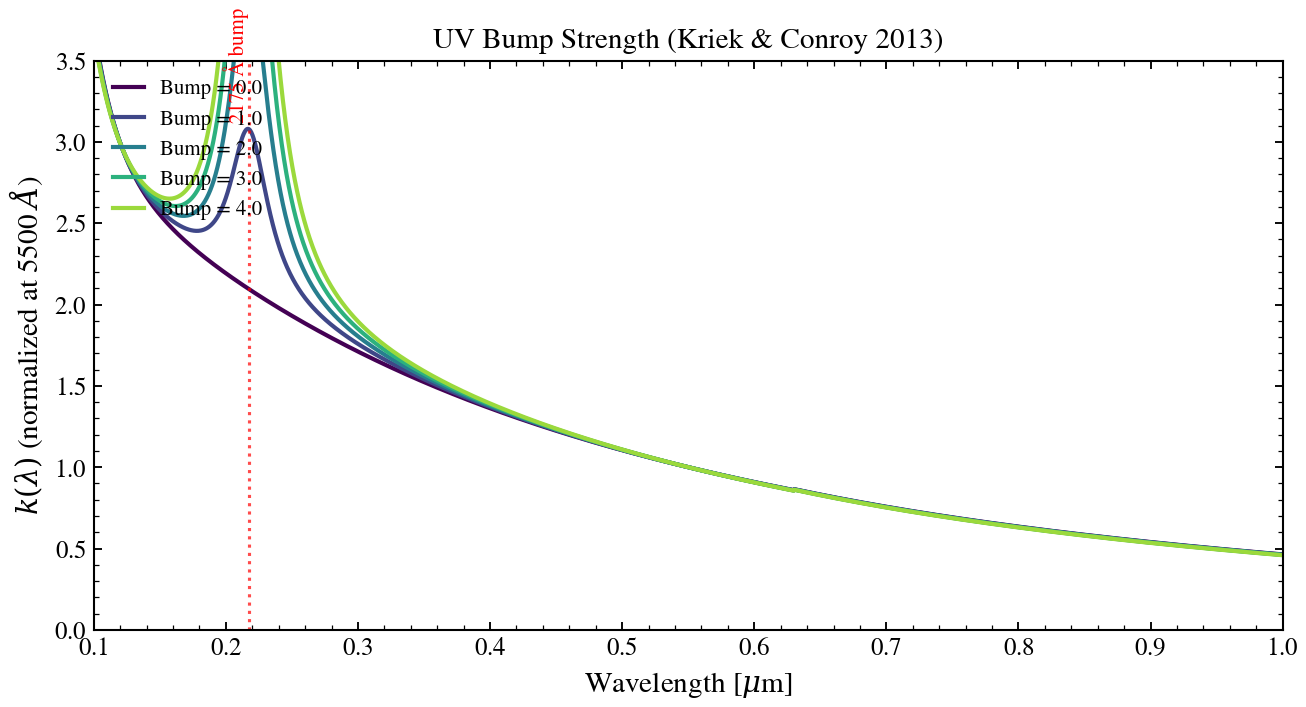

The Python source for this figure:
"""
UV Bump Strength
================

The 2175 Å UV bump (PAHs / small graphite grains) sweeps from zero
to MW-like via the Kriek & Conroy 2013 ``dust_bump_strength`` knob.
At zero the curve is a smooth power law; at MW-like values the
bump dominates the UV.

.. sphx-glr-precomputed-img:

.. image:: images/sphx_glr_plot_uv_bump_sweep_001.png
   :alt: plot_uv_bump_sweep
   :class: sphx-glr-single-img

"""

import jax.numpy as jnp
import matplotlib.pyplot as plt
import numpy as np

from tengri.dust import resolve_dust_law
from tengri.plot import setup_style

setup_style()

wave = jnp.linspace(1000.0, 10000.0, 2000)
dust_fn = resolve_dust_law("kriek_conroy")
values = [0.0, 1.0, 2.0, 3.0, 4.0]
# Clamp viridis to 0.0–0.85 — the bright-yellow tail washes out on print.
colors = plt.cm.viridis(np.linspace(0.0, 0.85, len(values)))

fig, ax = plt.subplots(figsize=(9, 5))
for v, c in zip(values, colors):
    ax.plot(
        wave / 1e4,
        dust_fn(wave, dust_bump_strength=v, dust_delta=0.0),
        lw=2.0,
        color=c,
        label=f"Bump = {v:.1f}",
    )

ax.axvline(0.2175, ls=":", color="red", lw=1.5, alpha=0.7)
ax.annotate(
    "2175 Å bump",
    xy=(0.2175, 0.9),
    xycoords=("data", "axes fraction"),
    fontsize=10,
    color="red",
    rotation=90,
    ha="right",
)

ax.set(
    xlabel=r"Wavelength [$\mu$m]",
    ylabel=r"$k(\lambda)$ (normalized at 5500 $\AA$)",
    title="UV Bump Strength (Kriek & Conroy 2013)",
    xlim=(0.1, 1.0),
    ylim=(0, 3.5),
)
ax.legend(fontsize=10, frameon=False, loc="upper left")
fig.tight_layout()
plt.savefig("plot_uv_bump_sweep.png", dpi=150, bbox_inches="tight")
plt.show()
